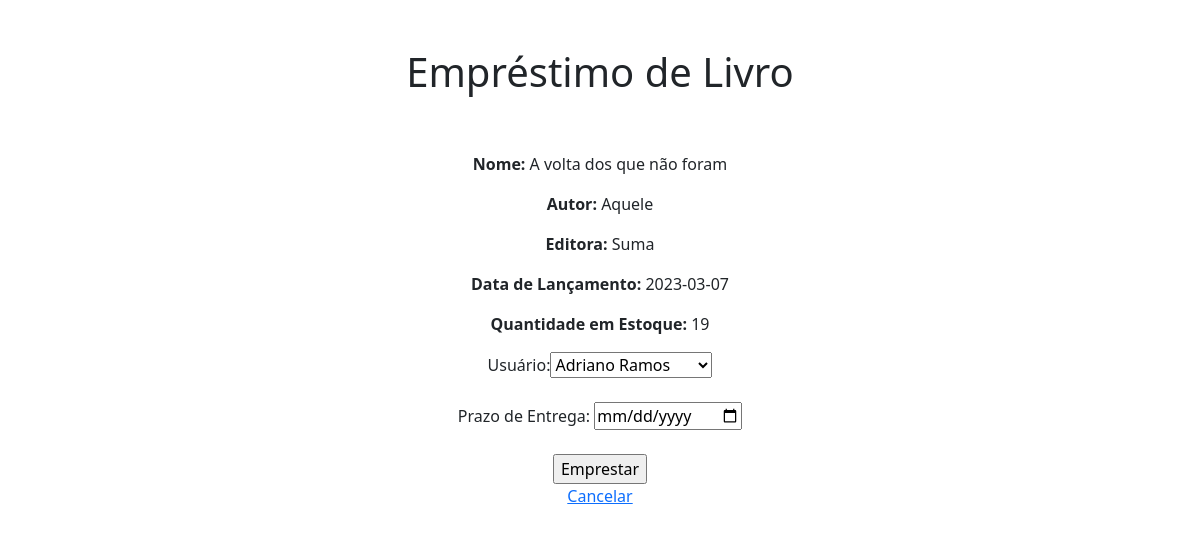
Page /ProjetoWDA/emprestar.php?id=8 (signed in) on the committed database.
### tables this page shows
CREATE TABLE `livros` (
  `id` int(11) NOT NULL,
  `nome` text DEFAULT NULL,
  `autor` text DEFAULT NULL,
  `editora` text DEFAULT NULL,
  `data_lancamento` date DEFAULT NULL,
  `estoque` int(11) DEFAULT NULL
);

### ProjetoWDA/emprestar.php (the view, shortened to what this page needs)
<!DOCTYPE html>
<html>
<head>
	<link rel="stylesheet" href="css/bootstrap.min.css">
</head>
<body>
	<br><br><center><h1>Empréstimo de Livro</h1></center><br><br>
	<?php
		if (isset($_GET['id']) && !empty($_GET['id'])) {
			$id = $_GET['id'];
			$servername = "localhost";
			$username = "root";
			$password = "";
			$dbname = "wda";
			$conn = new mysqli($servername, $username, $password, $dbname);
			$sql = "SELECT * FROM livros WHERE id = " . $id;
			$result = $conn->query($sql);
			if ($result->num_rows > 0) {
				$row = $result->fetch_assoc();
				echo "<center><p><strong>Nome:</strong> " . $row["nome"] . "</p>";
				echo "<p><strong>Autor:</strong> " . $row["autor"] . "</p>";
				echo "<p><strong>Editora:</strong> " . $row["editora"] . "</p>";
				echo "<p><strong>Data de Lançamento:</strong> " . $row["data_lancamento"] . "</p>";
				echo "<p><strong>Quantidade em Estoque:</strong> " . $row["estoque"] . "</p>";
				echo '<center><form method="POST" action="salvar_emprestimo.php">';
				echo '<label for="usuario_id">Usuário:</label>';
				echo '<select name="usuario_id" id="usuario_id">';
				$sql = "SELECT * FROM usuarios";
				$result = $conn->query($sql);
				if ($result->num_rows > 0) {
					while($row = $result->fetch_assoc()) {
						echo '<option value="' . $row["id"] . '">' . $row["nome"] . '</option>';
					}
				}
				echo '</select><br>';
				echo '<br>';
				echo '<label for="prazo_entrega">Prazo de Entrega:</label>'; ?>
				 <input type="date" name="prazo_entrega" id="prazo_entrega"><br>
				 <br>
				 <?php
				echo '<input type="submit" value="Emprestar"><br><a href="livros.php">Cancelar</a>';
				echo '</form></center>';
			} else {
				echo "<p>Livro não encontrado.</p>";
			}
		} else {
			echo "<p>ID inválido.</p>";
		}
	?>
</body>
</html>

### rows in the picture
livros: nome "A volta dos que não foram", autor "Aquele", editora "Suma", data_lancamento "2023-03-07", estoque "19"

### other values in the picture
form field usuario_id "Adriano Ramos"
